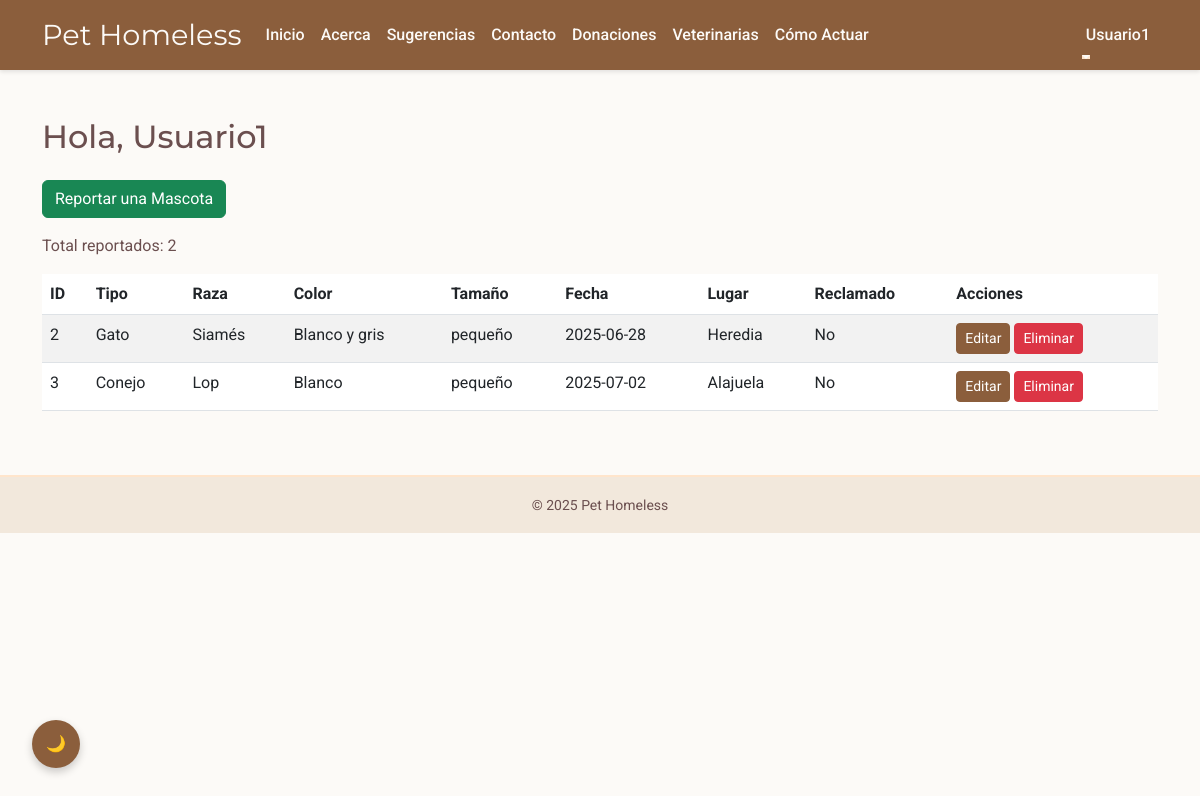
Screenshot of /user.php (signed in) with the database file from the repository.
### tables this page shows
CREATE TABLE IF NOT EXISTS animales (
  id INT AUTO_INCREMENT PRIMARY KEY,
  usuario_id INT NOT NULL,
  tipo VARCHAR(50) NOT NULL,
  raza VARCHAR(100) DEFAULT NULL,
  color VARCHAR(50) DEFAULT NULL,
  tamanio ENUM('pequeño','mediano','grande') DEFAULT NULL,
  fecha_encontrado DATE NOT NULL,
  lugar VARCHAR(150) DEFAULT NULL,
  foto VARCHAR(255) DEFAULT NULL,
  reclamado TINYINT(1) NOT NULL DEFAULT 0,
  fecha_registro TIMESTAMP DEFAULT CURRENT_TIMESTAMP,
  FOREIGN KEY (usuario_id) REFERENCES usuarios(id) ON DELETE CASCADE
);

### user.php (the view, shortened to what this page needs)
<?php
require 'conn.php';
$userId = $_SESSION['user_id'];
$stmt = $pdo->prepare(
    'SELECT id, tipo, raza, color, tamanio, fecha_encontrado, lugar, reclamado
     FROM animales
     WHERE usuario_id = :uid
     ORDER BY fecha_registro DESC'
);
$stmt->execute(['uid' => $userId]);
$misAnimales = $stmt->fetchAll();
?>
<!DOCTYPE html>
<html lang="es">
<head>
  <link href="https://cdn.jsdelivr.net/npm/bootstrap@5.3.0/dist/css/bootstrap.min.css" rel="stylesheet">
  <link href="css/style.css" rel="stylesheet">
</head>
<body>
  <?php include 'layout/nav.php'; ?>
  <div class="container my-5">
    <h2 class="mb-4">Hola, <?= htmlspecialchars($_SESSION['user_name']) ?></h2>
    <button
      class="btn btn-success mb-3"
      data-bs-toggle="collapse"
      data-bs-target="#addForm"
    >Reportar una Mascota</button>
    <?php if (empty($misAnimales)): ?>
      <p>No has reportado ningún animal aún.</p>
    <?php else: ?>
      <div class="table-responsive">
        <p>Total reportados: <span id="userCount"><?= count($misAnimales) ?></span></p>
        <table class="table table-striped">
          <thead>
            <tr>
              <th>ID</th>
              <th>Tipo</th>
              <th>Raza</th>
              <th>Color</th>
              <th>Tamaño</th>
              <th>Fecha</th>
              <th>Lugar</th>
              <th>Reclamado</th>
              <th>Acciones</th>
            </tr>
          </thead>
          <tbody id="userTableBody">
            <?php foreach ($misAnimales as $a): ?>
            <tr data-id="<?= $a['id'] ?>">
              <td><?= $a['id'] ?></td>
              <td><?= htmlspecialchars($a['tipo']) ?></td>
              <td><?= htmlspecialchars($a['raza'] ?? '') ?></td>
              <td><?= htmlspecialchars($a['color'] ?? '') ?></td>
              <td><?= htmlspecialchars($a['tamanio'] ?? '') ?></td>
              <td><?= htmlspecialchars($a['fecha_encontrado']) ?></td>
              <td><?= htmlspecialchars($a['lugar'] ?? '') ?></td>
              <td><?= $a['reclamado'] ? 'Sí' : 'No' ?></td>
              <td>
                <a href="edit_animal.php?id=<?= $a['id'] ?>" class="btn btn-sm btn-primary">Editar</a>
                <a href="delete_animal.php?id=<?= $a['id'] ?>"
                   class="btn btn-sm btn-danger"
                   onclick="return confirm('¿Eliminar registro?');"
                >Eliminar</a>
              </td>
            </tr>
            <?php endforeach; ?>
          </tbody>
        </table>
      </div>
    <?php endif; ?>
  </div>
  <button id="themeToggle" title="Cambiar tema">🌙</button>
  <?php include 'layout/footer.php'; ?>
</body>
</html>

### css/style.css (style rules this page uses)
:root { --primary-cream: #fcfaf7; --warm-beige: #f2e8dc; --soft-peach: #ffe5cc; --dusty-rose: #e8c8c4; --coffee-brown: #6b4f4f; --caramel: #8b5e3c; --space-sm: 0.5rem; --space-md: 1rem; --font-base: 'Roboto', sans-serif; --font-heading: 'Montserrat', sans-serif; }
* { box-sizing: border-box; margin: 0; padding: 0; }
body { background-color: var(--primary-cream); color: var(--coffee-brown); font-family: var(--font-base); line-height: 1.5; }
h1, h2, h3, h4, h5, h6 { font-family: var(--font-heading); }
.btn-primary { background-color: var(--caramel) !important; border-color: var(--caramel) !important; color: #fff !important; -webkit-transition: background-color 0.2s ease, box-shadow 0.2s ease; transition: background-color 0.2s ease, box-shadow 0.2s ease; }
#themeToggle { position: fixed; bottom: 2rem; left: 2rem; width: 3rem; height: 3rem; background: var(--caramel); color: #fff; border: none; border-radius: 50%; display: flex; align-items: center; justify-content: center; cursor: pointer; -webkit-box-shadow: 0 4px 8px rgba(0,0,0,0.2); box-shadow: 0 4px 8px rgba(0,0,0,0.2); z-index: 1000; }

### rows the page displays
animales: id "2", tipo "Gato", raza "Siamés", color "Blanco y gris", tamanio "pequeño", fecha_encontrado "2025-06-28", lugar "Heredia", reclamado "No"
animales: id "3", tipo "Conejo", raza "Lop", color "Blanco", tamanio "pequeño", fecha_encontrado "2025-07-02", lugar "Alajuela", reclamado "No"

### other values shown
$_SESSION['user_name'] "Usuario1"
count($misAnimales) "2"
